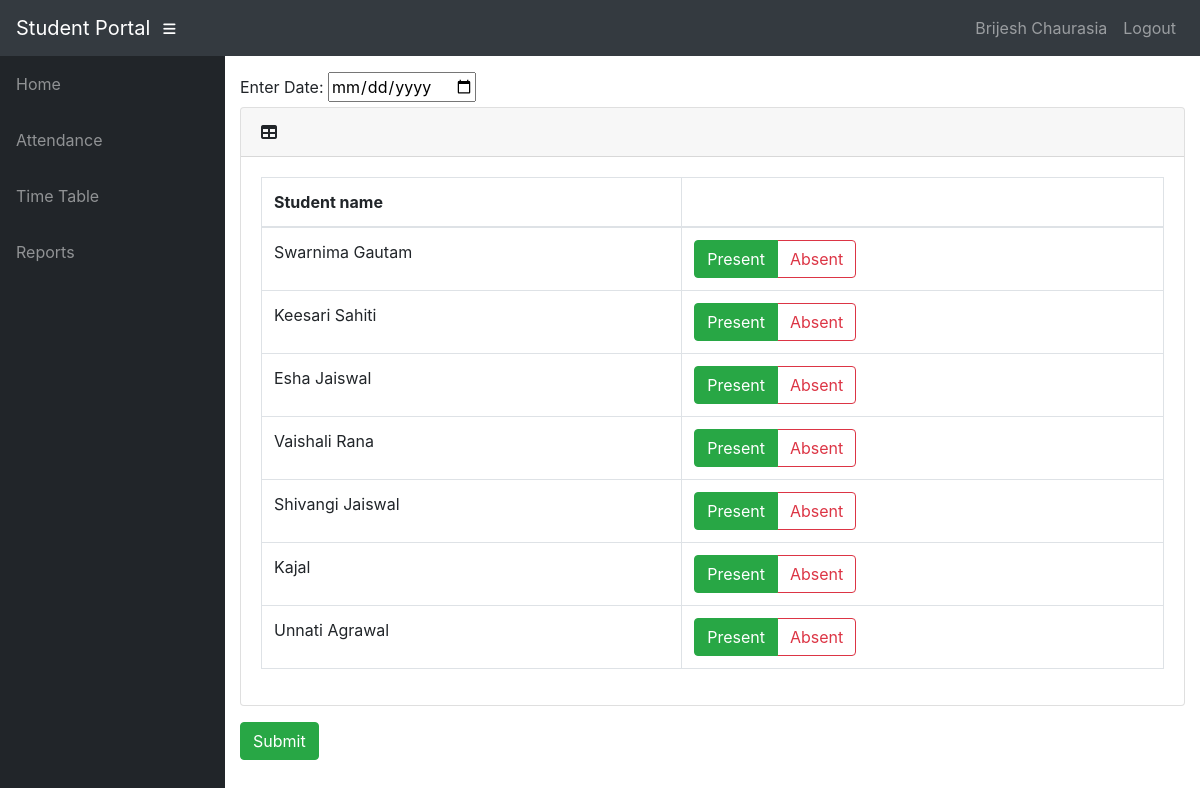
The app's page /info/teacher/10/Extra_class/ (signed in) with its own data.
### info/models.py (models this page shows, shortened)
class User(AbstractUser):
    @property
    def is_student(self):
        if hasattr(self, 'student'):
            return True
        return False
    @property
    def is_teacher(self):
        if hasattr(self, 'teacher'):
            return True
        return False

class Teacher(models.Model):
    user = models.OneToOneField(User, on_delete=models.CASCADE, null=True)
    id = models.CharField(primary_key=True, max_length=100)
    department = models.ForeignKey(Department, on_delete=models.CASCADE, default=1)
    name = models.CharField(max_length=100)
    sex = models.CharField(max_length=50, choices=sex_choice, default='Male')
    DOB = models.DateField(default='1980-01-01')

class Student(models.Model):
    user = models.OneToOneField(User, on_delete=models.CASCADE, null=True)
    class_id = models.ForeignKey(Class, on_delete=models.CASCADE, default=1)
    EID = models.CharField(primary_key='True', max_length=100)
    name = models.CharField(max_length=200)
    sex = models.CharField(max_length=50, choices=sex_choice, default='Male')
    DOB = models.DateField(default='1998-01-01')
    email = models.CharField(max_length=50, default='college@gmail.com')
    a_email = models.CharField(max_length=50, default='personal@gmail.com')
    phone = models.CharField(max_length=12)

### info/views.py (the view)
# urls.py: path('teacher/<int:assign_id>/Extra_class/', views.t_extra_class, name='t_extra_class'),
@login_required()
def t_extra_class(request, assign_id):
    ass = get_object_or_404(Assign, id=assign_id)
    c = ass.class_id
    context = {
        'ass': ass,
        'c': c,
    }
    return render(request, 'info/t_extra_class.html', context)

### info/templates/info/t_extra_class.html (shortened to what this page needs)
{% extends 'info/base.html' %}
{% block content %}
{% if c.student_set.all %}
<form action="{% url 'e_confirm' ass.id %}" method="post">
    <label for="date">Enter Date: </label>
    <input type="date" name="date">
    <div class="card mb-3">
        <div class="card-header">
          <i class="fas fa-table"></i>
         <b>{{ dept1.name }}</b></div>
        <div class="card-body">
          <div class="table-responsive">
            <table class="table table-bordered" id="dataTable" width="100%" cellspacing="0">
              <thead>
                <tr>
                    <th>Student name</th>
                    <th></th>
                </tr>
              </thead>
                <tbody>
                {% for s in c.student_set.all %}
                    <tr>
                    <td>{{s.name}}</td>
                    <td>
                        <div class="btn-group btn-group-toggle" data-toggle="buttons">
                                <label class="btn btn-outline-success active">
                                    <input type="radio" name="{{ s.EID }}" id="option1" autocomplete="off" value="present" checked> Present
                                </label>
                                <label class="btn btn-outline-danger">
                                    <input type="radio" name="{{ s.EID }}" id="option2" autocomplete="off" value="absent"> Absent
                                </label>
                        </div>
                    </td>
                    </tr>
                {% endfor %}
                </tbody>
            </table>
          </div>
        </div>
      </div>
    <input class="btn btn-success" type="submit" value="Submit">
</form>
{% else %}
    <p>No students in Class</p>
{% endif %}
{% endblock %}

### info/templates/info/base.html (shortened to what this page needs)
<!DOCTYPE html>
<html lang="en">
  <head>
      {% load static %}
    <link href="{% static '/info/bootstrap/vendor/bootstrap/css/bootstrap.min.css' %}" rel="stylesheet">
    <link href="{% static '/info/bootstrap/vendor/fontawesome-free/css/all.min.css' %}" rel="stylesheet" type="text/css">
    <link href="{% static '/info/bootstrap/vendor/datatables/dataTables.bootstrap4.css' %}" rel="stylesheet">
    <link href="{% static '/info/bootstrap/css/sb-admin.css' %}" rel="stylesheet">
  </head>
  <body id="page-top">
    <nav class="navbar navbar-expand navbar-dark bg-dark static-top">
      <a class="navbar-brand mr-1" href="{% url 'index' %}">Student Portal</a>
      <button class="btn btn-link btn-sm text-white order-1 order-sm-0" id="sidebarToggle" href="#">
        <i class="fas fa-bars"></i>
      </button>
        <div class="collapse navbar-collapse" id="navbarResponsive">
          <ul class="navbar-nav ml-auto">
            <li class="nav-item">
                {% if request.user.is_student %}
                    <a class="nav-link text-capitalize">{{ request.user.student.name }}</a>
                {% elif request.user.is_teacher %}
                    <a class="nav-link text-capitalize">{{ request.user.teacher.name }}</a>
                {% endif %}
            </li>
            <li class="nav-item">
                <a class="nav-link" href="#" data-toggle="modal" data-target="#logoutModal">Logout</a>
            </li>
          </ul>
        </div>
    </nav>
    <div id="wrapper">
      <ul class="sidebar navbar-nav">
            <li class="nav-item">
              <a class="nav-link" href="{% url 'index' %}">
                <span>Home</span>
              </a>
            </li>
        {% if request.user.is_student %}
            <li class="nav-item">
              <a class="nav-link" href="{% url 'attendance' request.user.student.EID %}">
                <span>Attendance</span>
              </a>
            </li>
            <li class="nav-item">
              <a class="nav-link" href="{% url 'attendance' request.user.student.EID %}">
                <span>Attendance By Subject</span>
              </a>
            </li>
              <li class="nav-item">
              <a class="nav-link" href="{% url 'timetable' request.user.student.class_id_id %}">
                <span>Time Table</span>
              </a>
            </li>
        {% elif request.user.is_teacher %}
            <li class="nav-item">
              <a class="nav-link" href="{% url 't_clas' request.user.teacher.id 1 %}">
                <span>Attendance</span>
              </a>
            </li>
              <li class="nav-item">
              <a class="nav-link" href="{% url 't_timetable' request.user.teacher.id %}">
                <span>Time Table</span>
              </a>
            </li>
            <li class="nav-item">
              <a class="nav-link" href="{% url 't_clas' request.user.teacher.id 3 %}">
                <span>Reports</span>
              </a>
            </li>
        {% endif %}
      </ul>
      <div id="content-wrapper">
        <div class="container-fluid">
            {% block content %}
            {% endblock %}
        </div>
      </div>
    </div>
  </body>
</html>

### records on screen
User: user.teacher.name "Brijesh Chaurasia"
Student: name "Swarnima Gautam"
Student: name "Keesari Sahiti"
Student: name "Esha Jaiswal"
Student: name "Vaishali Rana"
Student: name "Shivangi Jaiswal"
Student: name "Kajal"
Student: name "Unnati Agrawal"
